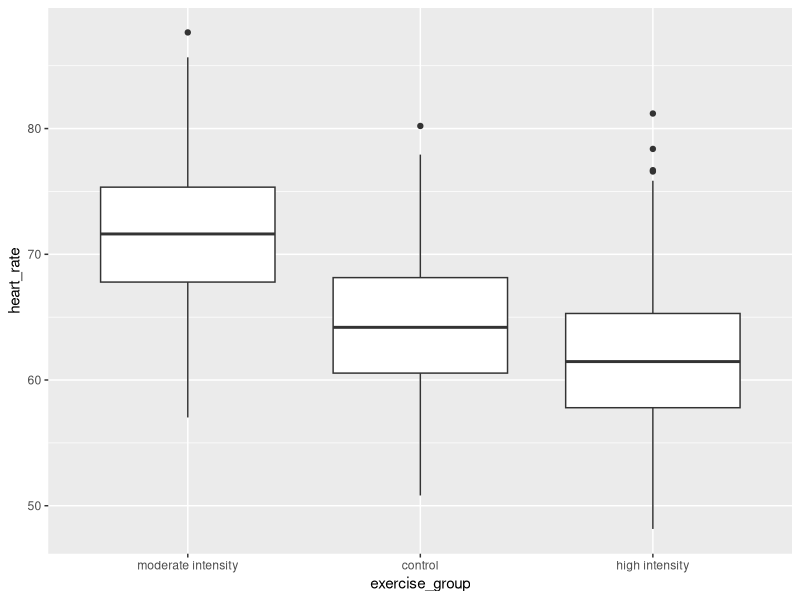
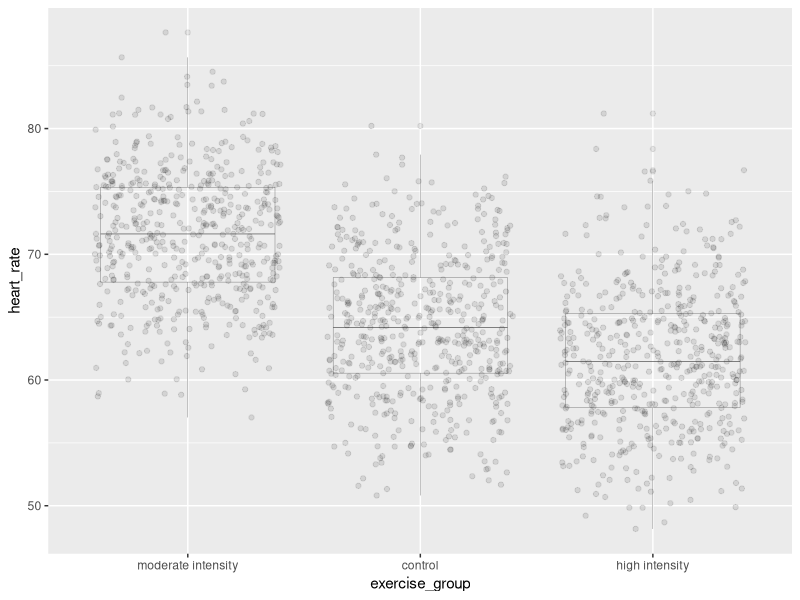
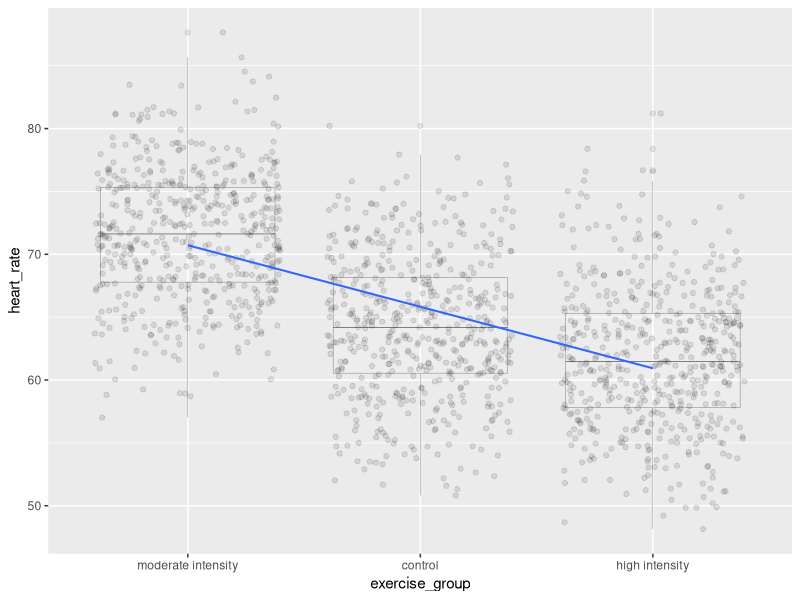

R code for these plots, in order:
## ---- chunk 1
library(tidyverse)
library(knitr)
library(kableExtra)
heart_rate <- read_csv("data/simulated_heart_rates.csv")
## ---- chunk 2
heart_rate %>% 
  mutate(exercise_group = fct_reorder(exercise_group,
                                      heart_rate,
                                      .fun='mean',
                                      .desc = TRUE))  %>% 
  ggplot(aes(exercise_group, heart_rate)) + 
  geom_boxplot()
## ---- chunk 3
anova(lm(heart_rate ~ exercise_group, data = heart_rate))
## ---- chunk 4
text_tbl <- data.frame('source of variation' = c('treatments', 
                                                 'error', 
                                                 'total'),
                       'df' = c("$k - 1$", "$k(n - 1)$", "$nk - 1$"),
                       'SS' = c("$n\\sum(\\bar{y_i} - \\bar{y_.})^2$",
                                "$\\sum\\sum({y_{ij}} - \\bar{y_i})^2$",
                                "$\\sum\\sum({y_{ij}} - \\bar{y_.})^2$"),
                       'MS = SS/df' = c("TMS", "EMS", "   "),
                       'F' = c("TMS/EMS", "   ", "   "),
                       'p-value' = c("prob(>F)", "   ", "   ")
                       )

kable(text_tbl,
      caption = 'ANOVA Table for Completely Randomized Design with One Treatment Factor with k levels and n Observations per Treatment') %>%
  column_spec(2, width = '5cm') %>%
  column_spec(3, width = '7cm')
## ---- chunk 5
heart_rate %>% mutate(exercise_group = fct_reorder(exercise_group, 
                                                   heart_rate, 
                                                   .fun='median', 
                                                   .desc = TRUE))  %>% 
  ggplot(aes(exercise_group, heart_rate)) + 
  geom_boxplot(alpha=0.1, linewidth=0.1) +
  geom_jitter(alpha=0.1) 
## ---- chunk 6
heart_rate %>% mutate(exercise_group = fct_reorder(exercise_group, 
                                                   heart_rate, 
                                                   .fun='mean', 
                                                   .desc = TRUE))  %>% 
  ggplot(aes(exercise_group, heart_rate)) + 
  geom_boxplot(alpha=0.1, linewidth=0.1) +
  geom_jitter(alpha=0.1) +
  geom_smooth(method = "lm", 
              aes(group=1), 
              se=FALSE, 
              linewidth=0.7)
## ---- chunk 7
heart_rate %>% 
  group_by(exercise_group) %>% 
  summarise(mean = mean(heart_rate))
## ---- chunk 8
confint(lm(heart_rate ~ exercise_group, data = heart_rate))
## ---- chunk 9
lm(heart_rate ~ exercise_group, data = heart_rate)
## ---- chunk 10
### save the linear model as an object
model <- lm(heart_rate ~ exercise_group, data = heart_rate)
### predict heart rates for a new group of controls
predict(model, 
        data.frame(exercise_group = "control"), 
        interval = "prediction", 
        level = 0.95)
## ---- chunk 11
lm(heart_rate ~ exercise_group, data = heart_rate)
## ---- chunk 12
summary(lm(heart_rate ~ exercise_group + sex, data = heart_rate))
## ---- chunk 13
summary(lm(heart_rate ~ exercise_group + sex + age, data = heart_rate))
## ---- chunk 14
# delta = the observed effect size between groups
# sd = standard deviation
# significance level (Type 1 error probability or false positive rate) = 0.05
# type = two-sample t-test
# What is the minimum sample size we would need at 80% power?

controlMean <- heart_rate %>%
  filter(exercise_group == "control") %>%
  summarise(mean = mean(heart_rate)) 
moderateMean <- heart_rate %>%
  filter(exercise_group == "moderate intensity") %>%
  summarise(mean = mean(heart_rate)) 
delta <- controlMean - moderateMean
power.t.test(delta = delta[[1]], sd = sd(heart_rate$heart_rate), 
             sig.level = 0.05, type = "two.sample", power = 0.8)
